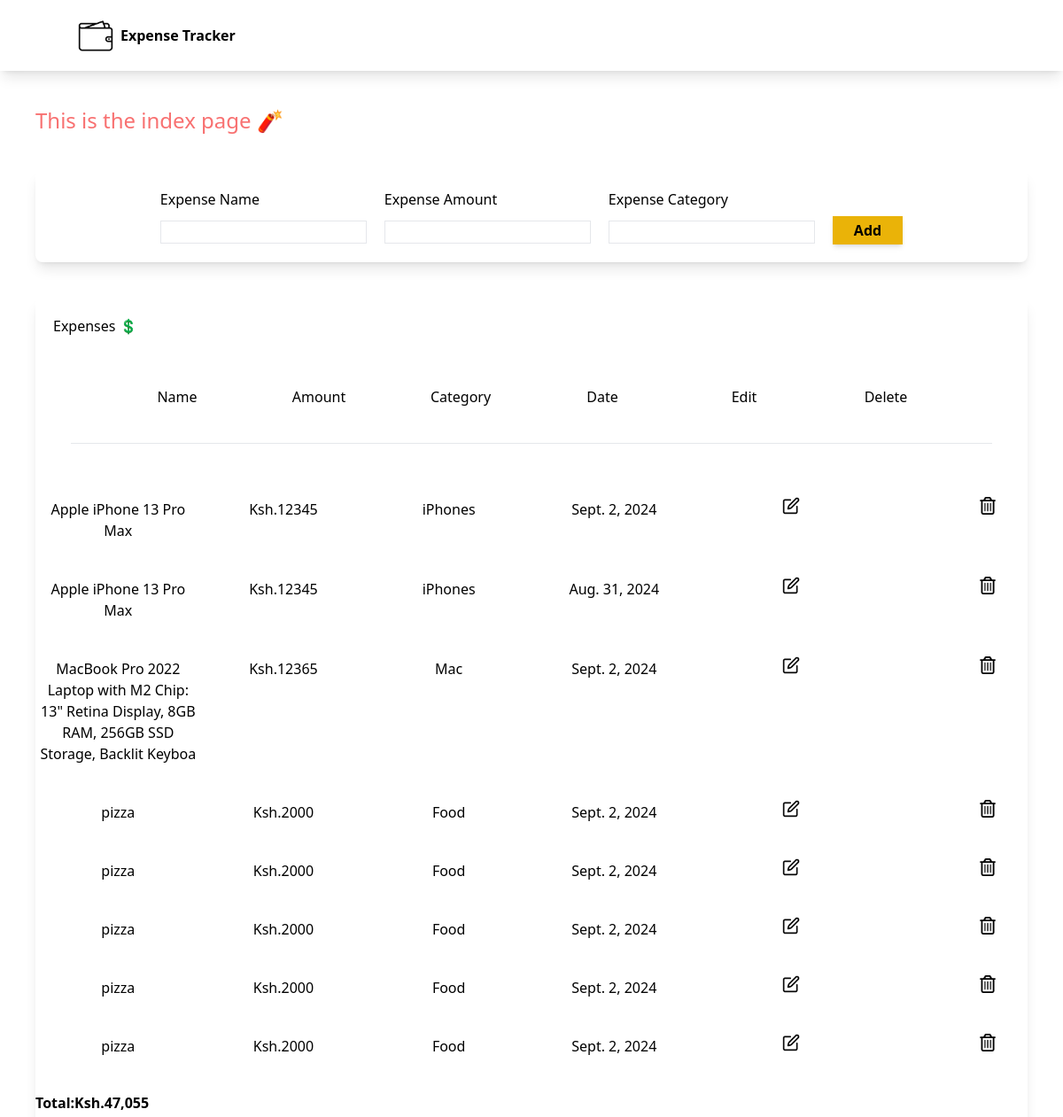
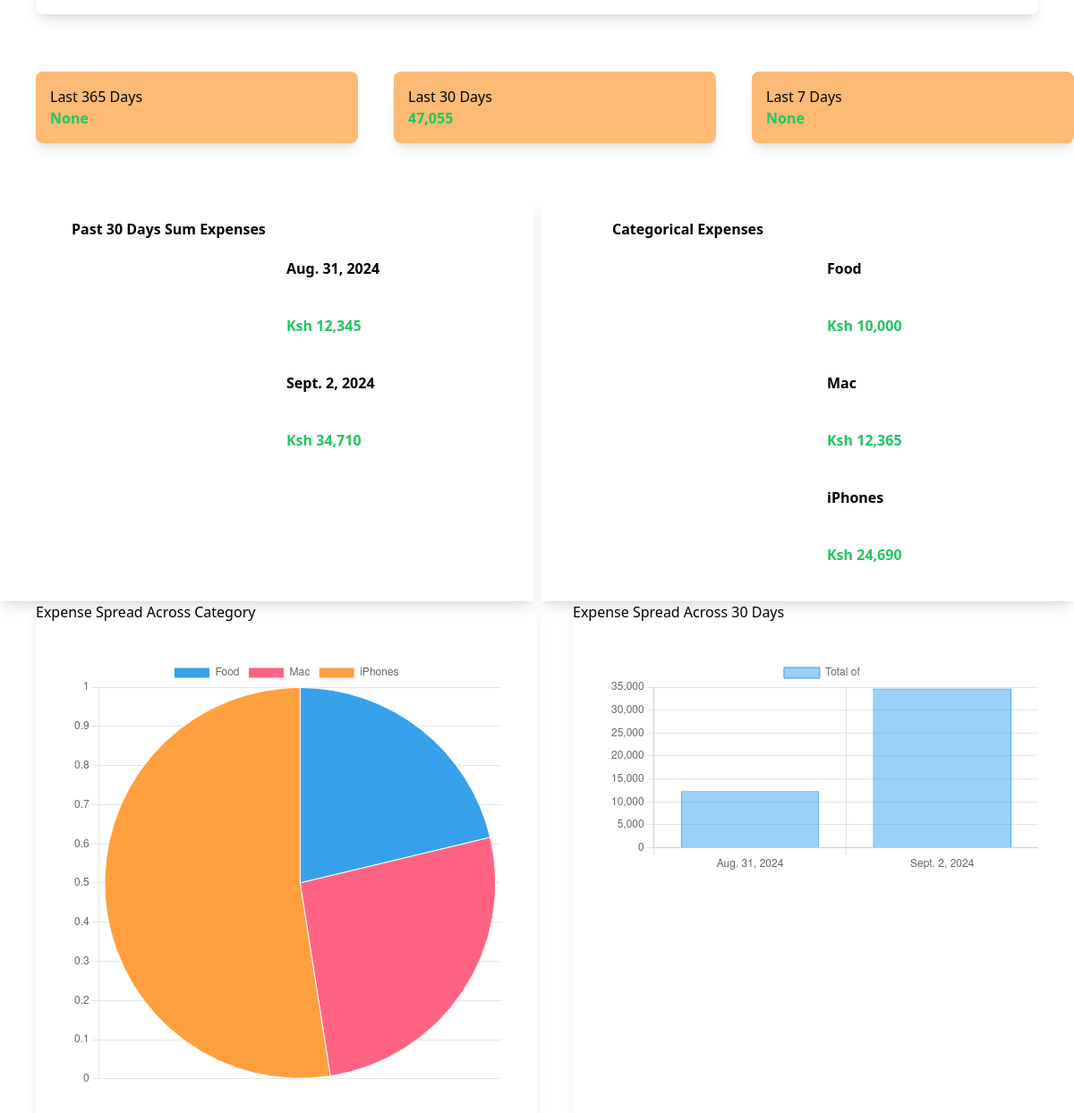
The page / on the database its author committed (2 pictures, top to bottom).
### myapp/models.py (models this page shows, shortened)
class Expense(models.Model):
    name=models.CharField(max_length=100)
    amount=models.IntegerField()
    category=models.CharField(max_length=50)
    date=models.DateField(auto_now=True)

### myapp/views.py (the view)
# urls.py: path('',views.index,name='index'),
def index(request):
    if request.method=="POST":
        form_data=ExpenseForm(request.POST)
        if form_data.is_valid():
            form_data.save()
    expenses=Expense.objects.all()
    total_expenses=expenses.aggregate(Sum('amount'))
    last_year = datetime.now() - timedelta(days=1)
    data=Expense.objects.filter(date__gt=last_year)
    yearly_sum=data.aggregate(Sum('amount'))
    last_month = datetime.now() - timedelta(days=30)
    data=Expense.objects.filter(date__gt=last_month)
    monthly_sum=data.aggregate(Sum('amount'))
    last_week = datetime.now() - timedelta(days=7)
    data=Expense.objects.filter(date__gt=last_week)
    weekly_sum=data.aggregate(Sum('amount'))
    daily_sums=Expense.objects.filter().values('date').annotate(sum=Sum('amount'))
    category_sums=Expense.objects.filter().values('category').order_by('category').annotate(sum=Sum('amount'))
    print(category_sums)
    expense_form=ExpenseForm()
    return render(request,'myapp/index.html',{'expense_form':expense_form,'expenses':expenses,'total_expenses':total_expenses,'yearly_sum':yearly_sum,'monthly_sum':monthly_sum,'weekly_sum':weekly_sum,'daily_sums':daily_sums,'category_sums':category_sums})

### myapp/forms.py
class ExpenseForm(ModelForm):
    class Meta:
        model=Expense
        fields=['name','amount','category']

### myapp/templates/myapp/index.html (shortened to what this page needs)
{% extends "myapp/base.html" %} {% load static %} {% load humanize %}
{% block body %}
<h1 class="text-red-400 text-2xl ml-10 mt-10">This is the index page 🧨</h1>
<form
  action=""
  method="post"
  class="shadow-lg justify-center items-center flex gap-5 p-5 rounded-lg m-10"
>
  <div class="form-container">
    <div class="mb-3">
      <label for=""> Expense Name </label>
    </div>
    <div class="border">{{expense_form.name}}</div>
  </div>
  <div class="form-container">
    <div class="mb-3">
      <label for=""> Expense Amount </label>
    </div>
    <div class="border">{{expense_form.amount |intcomma}}</div>
  </div>
  <div class="form-container">
    <div class="mb-3">
      <label for=""> Expense Category </label>
    </div>
    <div class="border">{{expense_form.category}}</div>
  </div>
  <div>
    <button
      type="submit"
      class="bg-yellow-500 py-1 font-bold mt-8 px-6 shadow-md"
    >
      Add
    </button>
  </div>
</form>
<div class="">
  <div class="shadow-lg m-10 rounded-lg">
    <h1 class="mb-4 p-5">Expenses 💲</h1>
    <div class="expense-header px-20 pt-5 flex flex-wrap space-x-40">
      <span>Name</span>
      <span>Amount</span>
      <span>Category</span>
      <span>Date</span>
      <span>Edit</span>
      <span>Delete</span>
    </div>
    <hr class="m-10" />
    {% for expense in expenses %}
    <div class="expense-row flex-wrap py-5">
      <span>{{expense.name}}</span>
      <span> Ksh.{{expense.amount}} </span>
      <span> {{expense.category}} </span>
      <span> {{expense.date}} </span>
      <span class="pl-24"
        ><a href="{% url 'edit' expense.id %}"
          ><img
            src="{% static 'myapp/images/edit.png' %}"
            class="h-5"
            alt="delete"
        /></a>
      </span>
      <span class="pl-24"
        ><form action="{% url 'delete' expense.id %}" method="post">
          <button name="delete" type="submit">
            <img
              class="h-5"
              src="{% static 'myapp/images/delete.png' %}"
              alt="delete"
            />
          </button></form
      ></span>
    </div>
    {% endfor %}
    <div class="py-5 font-bold">
      Total:<span>Ksh.{{total_expenses.amount__sum |intcomma}}</span>
    </div>
  </div>
</div>
<div class="flex my-16">
  <div class="w-1/3 shadow-lg ml-10 rounded-lg p-4 bg-orange-300">
    <h1 class="">Last 365 Days</h1>
    <h1 class="font-bold text-green-500">
      {{yearly_sum.amount__sum |intcomma}}
    </h1>
  </div>
  <div class="w-1/3 shadow-lg ml-10 rounded-lg p-4 bg-orange-300">
    <h1>Last 30 Days</h1>
    <h1 class="font-bold text-green-500">
      {{monthly_sum.amount__sum |intcomma}}
    </h1>
  </div>
  <div class="w-1/3 shadow-lg ml-10 rounded-lg p-4 bg-orange-300">
    <h1>Last 7 Days</h1>
    <h1 class="font-bold text-green-500">
      {{weekly_sum.amount__sum |intcomma}}
    </h1>
  </div>
</div>
<div class="flex gap-2">
  <div class="w-1/2 shadow-lg m-10=">
    <div class="flex flex-wrap space-x-40 font-bold px-20 py-5">
      <span>Past 30 Days Sum Expenses</span>
      <div id="30-day-table">
        {% for daily_sum in daily_sums %}
        <div class="flex flex-wrap px-20 py-5">
          <span> {{daily_sum.date}} </span>
        </div>
        <div class="flex flex-wrap px-20 py-5">
          <span class="text-green-500">Ksh {{daily_sum.sum |intcomma}}</span>
        </div>
        {% endfor %}
      </div>
    </div>
  </div>
  <div class="w-1/2 shadow-lg m-10=">
    <div class="flex flex-wrap space-x-40 font-bold px-20 py-5">
      <span>Categorical Expenses</span>
      <div id="cat-sum-table">
        {% for category_sum in category_sums %}
        <div class="flex flex-wrap px-20 py-5">
          <span> {{category_sum.category}} </span>
        </div>
        <div class="flex flex-wrap px-20 py-5">
          <span class="text-green-500">Ksh {{category_sum.sum |intcomma}}</span>
        </div>
        {% endfor %}
      </div>
    </div>
  </div>
</div>
<div class="flex">
  <div class="w-1/2 shadow-lg ml-10">
    <h1>Expense Spread Across Category</h1>
    <canvas id="myChart" class="m-10"></canvas>
  </div>
  <div class="w-1/2 shadow-lg ml-10">
    <h1>Expense Spread Across 30 Days</h1>
    <canvas id="myChart2" class="m-10"></canvas>
  </div>
</div>
<script>
  //expense across diffrent CATEGORY
  const categories = [];
  const sumTotal = [];
  const catSumDiv = document
    .getElementById("cat-sum-table")
    .getElementsByTagName("div");
  for (i = 0; i < catSumDiv.length; i++) {
    if (i % 2 == 1) {
      sumTotal.push(
        parseInt(catSumDiv[i].innerText.split(" ")[1].replace(/,/g, ""))
      );
    } else {
      categories.push(catSumDiv[i].innerText);
    }
  }
  const ctx = document.getElementById("myChart");
  new Chart(ctx, {
    type: "pie",
    data: {
      labels: categories,
      datasets: [
        {
          label: "Total of ",
          data: sumTotal,
          borderWidth: 1,
        },
      ],
    },
    options: {
      scales: {
        y: {
          beginAtZero: true,
        },
      },
    },
  });
  //expense across 30 DAYS
  const thirdDates = [];
  const thirdSums = [];
  const thirdSumDiv = document
    .getElementById("30-day-table")
    .getElementsByTagName("div");
  for (i = 0; i < thirdSumDiv.length; i++) {
    if (i % 2 == 1) {
      thirdSums.push(
        parseInt(thirdSumDiv[i].innerText.split(" ")[1].replace(/,/g, ""))
      );
    } else {
      thirdDates.push(thirdSumDiv[i].innerText);
    }
  }
  const ctx2 = document.getElementById("myChart2");
  new Chart(ctx2, {
    type: "bar",
    data: {
      labels: thirdDates,
      datasets: [
        {
          label: "Total of ",
          data: thirdSums,
          borderWidth: 1,
        },
      ],
    },
    options: {
      scales: {
        y: {
          beginAtZero: true,
        },
      },
    },
  });
</script>
{% endblock body %}

### myapp/templates/myapp/base.html (shortened to what this page needs)
{% load static %}
<!DOCTYPE html>
<html lang="en">
  <head>
    <script src="https://cdn.tailwindcss.com"></script>
    <link rel="stylesheet" href="{% static 'myapp/output.css' %}" />
    <link rel="stylesheet" href="{% static 'myapp/style.css' %}" />
  </head>
  <body>
    <nav class="shadow-lg p-5">
      <div
        class="container flex flex-wrap justify-between items-center mx-auto"
      >
        <a class="flex font-bold gap-2 items-center" href="{% url 'index' %}">
          <img
            class="w-10"
            src="{% static 'myapp/images/wallet.png' %}"
            alt="logo"
          />Expense Tracker</a
        >
      </div>
    </nav>
    {% block body %} {% endblock %}
  </body>
</html>

### myapp/static/myapp/style.css (style rules this page uses)
div.expense-header,div.expense-row { display: table; width: 100%; table-layout: fixed; }
div.expense-header span,div.expense-row span { display: table-cell; text-align: center; }

### rows shown on the page
Expense: name "Apple iPhone 13 Pro Max", amount "12345", category "iPhones", date "Sept. 2, 2024"
Expense: name "Apple iPhone 13 Pro Max", amount "12345", category "iPhones", date "Aug. 31, 2024", sum "12,345"
Expense: name "MacBook Pro 2022 Laptop with M2 Chip: 13\" Retina Display, 8GB RAM, 256GB SSD Storage, Backlit Keyboa", amount "12365", category "Mac", date "Sept. 2, 2024", sum "12,365"
Expense: name "pizza", amount "2000", category "Food", date "Sept. 2, 2024"
Expense: name "pizza", amount "2000", category "Food", date "Sept. 2, 2024"
Expense: name "pizza", amount "2000", category "Food", date "Sept. 2, 2024"
Expense: name "pizza", amount "2000", category "Food", date "Sept. 2, 2024"
Expense: name "pizza", amount "2000", category "Food", date "Sept. 2, 2024"

### other values the page prints
{{ total_expenses.amount__sum |intcomma }} "47,055"
{{ yearly_sum.amount__sum |intcomma }} "None"
{{ monthly_sum.amount__sum |intcomma }} "47,055"
{{ weekly_sum.amount__sum |intcomma }} "None"
{{ daily_sum.date }} "Sept. 2, 2024"
{{ daily_sum.sum |intcomma }} "34,710"
{{ category_sum.category }} "Food" "iPhones"
{{ category_sum.sum |intcomma }} "10,000" "24,690"
